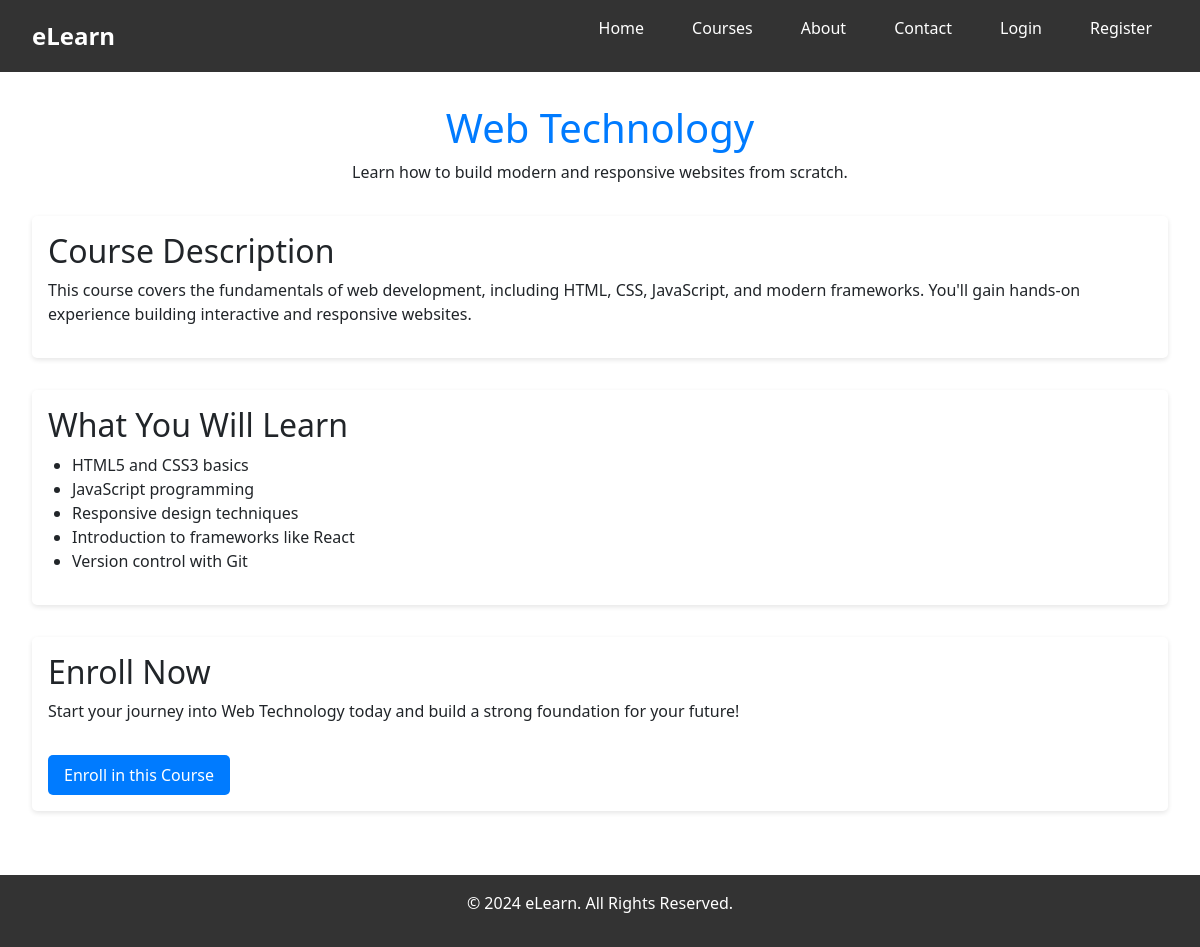
The page /courseDetails/1/ on the database its author committed.
### courses/models.py (models this page shows, shortened)
class Course(models.Model):
    course_title = models.CharField(max_length=100)
    course_subtitle = models.CharField(max_length=100)
    course_description = models.TextField()
    course_bullets = models.TextField()

### courses/views.py (the view)
# urls.py: path('courseDetails/',courseDetails,name='courseDetails'),
def courseDetails(request,id=None):
    CO = Course.objects.get(id = id)
    l = [i for i in CO.course_bullets.split('.') if CO.course_bullets]
    return render(request,'course-details.html',{'CO':CO,'points':l[:-1]})

### templates/course-details.html (shortened to what this page needs)
{% extends 'dummy.html' %}
{% load static %}
{% block title %}
    <link rel="stylesheet" href="{% static 'css/courseDp.css' %}">
{% endblock %}
{% block body_block %}
<section class="course-details">
    <div class="course-header">
        <h1>{{CO.course_title}}</h1>
        <p>{{CO.course_subtitle}}</p>
    </div>
    <div class="course-content">
        <div class="description">
            <h2>Course Description</h2>
            <p>{{CO.course_description}}</p>
        </div>
        <div class="topics">
            <h2>What You Will Learn</h2>
            <ul>
                {% for i in points %}
                    <li>{{i}}</li>
                {% endfor %}
            </ul>
        </div>
        <div class="enroll">
            <h2>Enroll Now</h2>
            <p>Start your journey into {{CO.course_title}} today and build a strong foundation for your future!</p>
            <a href="{% url 'enrollment' CO.id %}">Enroll in this Course</a>
        </div>
    </div>
</section>
{% endblock %}

### static/css/courseDp.css (style rules this page uses)
.course-details { padding: 2rem; }
.course-header { text-align: center; margin-bottom: 2rem; }
.course-header h1 { font-size: 2.5rem; color: #007bff; }
.course-content { display: flex; flex-direction: column; gap: 2rem; }
.description, .topics, .enroll { background: #fff; padding: 1rem; border-radius: 5px; box-shadow: 0 2px 5px rgba(0, 0, 0, 0.1); }
.topics ul { list-style: disc; padding-left: 1.5rem; }
.enroll a { display: inline-block; margin-top: 1rem; background: #007bff; color: #fff; padding: 0.5rem 1rem; text-decoration: none; border-radius: 5px; transition: background 0.3s; }

### static/css/navbar.css (style rules this page uses)
body { font-family: Arial, sans-serif; margin: 0; padding: 0; line-height: 1.6; color: #333; background: #f4f4f4; }

### rows shown on the page
Course: course_title "Web Technology", course_subtitle "Learn how to build modern and responsive websites from scratch.", course_description "This course covers the fundamentals of web development, including HTML, CSS, JavaScript, and modern frameworks. You'll gain hands-on experience building interactive and responsive websites."

### other values the page prints
{{ i }} "HTML5 and CSS3 basics" "JavaScript programming" "Responsive design techniques" "Introduction to frameworks like React" "Version control with Git"
